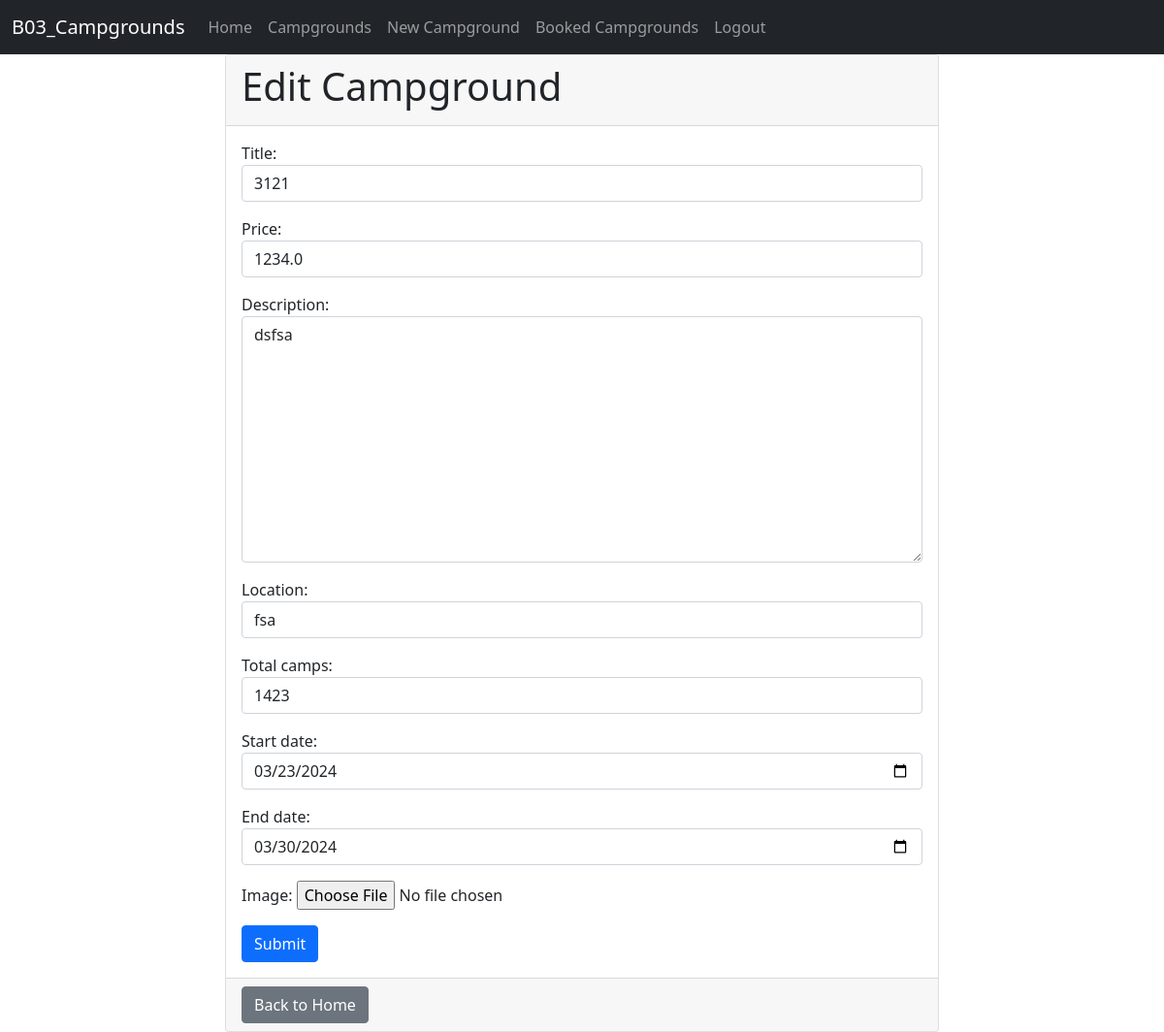
The page /editCampgound/37/ (signed in) on the database as committed earlier.
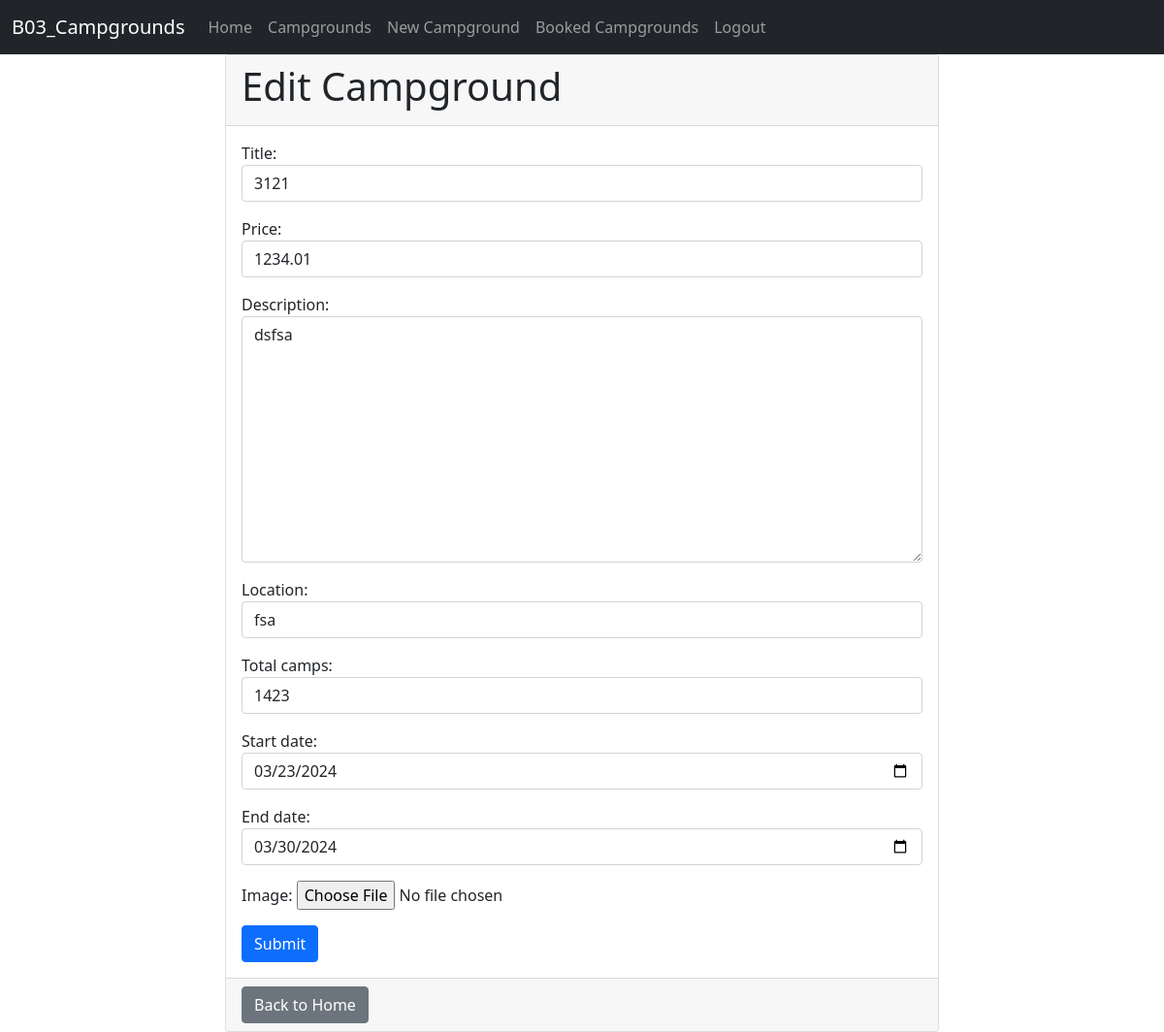
The same page on the database as committed later.
### campgrounds/models.py (models this page shows, shortened)
class Campgrounds(models.Model):
    user = models.ForeignKey(User, on_delete=models.CASCADE, null=True)
    title = models.CharField(max_length=255)
    price = models.FloatField()
    description = models.TextField()
    location = models.CharField(max_length=255)
    total_camps = models.IntegerField()
    start_date = models.DateField()
    end_date = models.DateField()
    image = models.ImageField(upload_to='images/')
    average_rating = models.FloatField(default=0)

### campgrounds/views.py (the view)
# urls.py: path('editCampgound/<str:camp_id>/',views.edit_campground,name='editCampground'),
def edit_campground(request, camp_id):
    camp = Campgrounds.objects.get(id=camp_id)
    if camp.user != request.user:
        messages.error(request, "You must be signed in to perform such action!")
        return HttpResponseForbidden("You are not authorized to edit this campground.")
    if request.method == 'POST':
        form = CampgroundForm(request.POST, request.FILES, instance=camp)
        if form.is_valid():
            if form.cleaned_data['end_date'] <= form.cleaned_data['start_date']:
                messages.error(request, "End date must be after the start date.")
                return render(request, 'editCampground.html', {'form': form})
            if form.cleaned_data['total_camps'] < 5:
                messages.error(request, "Number of available camps must be at least 5.")
                return render(request, 'editCampground.html', {'form': form})
            form.save()
            message = f"You have successfully edited {camp.title} campground!"
            messages.success(request, message)
            return redirect('campgrounds')
    else:
        form = CampgroundForm(instance=camp)
    return render(request, 'editCampground.html', {'form': form})

### campgrounds/forms.py (shortened to what this page needs)
class CampgroundForm(forms.ModelForm):
    class Meta:
        model = Campgrounds
        exclude = ['user','average_rating']
        widgets = {
            'title': forms.TextInput(attrs={'class': 'form-control', 'placeholder': 'Title'}),
            'price': forms.NumberInput(attrs={'class': 'form-control', 'placeholder': 'Price'}),
            'description': forms.Textarea(attrs={'class': 'form-control', 'placeholder': 'Description'}),
            'location': forms.TextInput(attrs={'class': 'form-control', 'placeholder': 'Location'}),
            'total_camps': forms.NumberInput(attrs={'class': 'form-control', 'placeholder': 'Total Camps'}),
            'start_date': forms.DateInput(attrs={'class': 'form-control', 'type': 'date', 'placeholder': 'Start Date'}),
            'end_date': forms.DateInput(attrs={'class': 'form-control', 'type': 'date', 'placeholder': 'End Date'}),
            'image': forms.FileInput(attrs={'class': 'form-control-file'}),
        }

### campgrounds/templates/editCampground.html (shortened to what this page needs)
{% extends 'base.html' %}
{% block content %}
<div class="container">
    <div class="row justify-content-center">
        <div class="col-md-8">
            <div class="card">
                <div class="card-header">
                    <h1 class="card-title">Edit Campground</h1>
                </div>
                <div class="card-body">
                    {% if user.is_authenticated %}
                        <form id="campgroundForm" action="" method="post" enctype="multipart/form-data">
                            {{ form.as_p }}
                            <button type="submit" class="btn btn-primary">Submit</button>
                        </form>
                    {% else %}
                        <p class="text-danger">You are not authorized to edit this campground.</p>
                    {% endif %}
                </div>
                <div class="card-footer">
                    <a href="{% url 'home' %}" class="btn btn-secondary">Back to Home</a>
                </div>
            </div>
        </div>
    </div>
</div>
{% endblock %}

Rows that differ between the two databases and show on the page:
changed Campgrounds "dsfsa": price "1234.0" → "1234.01"
